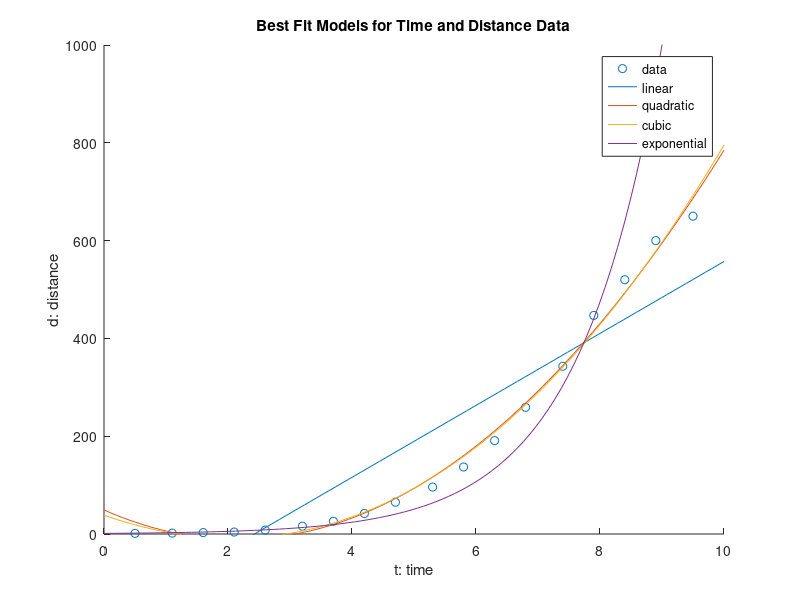

MATLAB code for this plot:
%%problen 3
%input data
t = [0.5,1.1,1.6,2.1,2.6,3.2,3.7,4.2,4.7,5.3,5.8,6.3,6.8,7.4,7.9,8.4,8.9,9.5];
d = [1.3,1.8,2.9,4,8,16,26,42,65,96,137,191,259,343,447,520,600,650];
m = length(t);
%% part A
%finding linear coefficients
lb =[sum(d);sum(d.*t)];
lA = [m,sum(t);sum(t),sum(t.^2)];
la = lA\lb;
l0 = la(1);
l1 = la(2);

lin = @(t) l0 + t.*l1;

% finding quadratic coefficients
qA = [m,sum(t),sum(t.^2);sum(t),sum(t.^2),sum(t.^3);sum(t.^2),sum(t.^3),sum(t.^4)];
qb = [sum(d);sum(d.*t);sum(d.*(t.^2))];
qa = qA\qb;
q0 = qa(1);
q1 = qa(2);
q2 = qa(3);
quad = @(t) q0 + q1*t + q2*t.^2;

% finding cubic coefficients;
cA = [m,sum(t),sum(t.^2),sum(t.^3);sum(t),sum(t.^2),sum(t.^3),sum(t.^4);sum(t.^2),sum(t.^3),sum(t.^4),sum(t.^5);sum(t.^3),sum(t.^4),sum(t.^5),sum(t.^6);];
cb = [sum(d);sum(d.*t);sum(d.*(t.^2));sum(d.*(t.^3))];
ca = cA\cb;

c0 = ca(1);
c1 = ca(2);
c2 = ca(3);
c3 = ca(4);

cubic = @(t) c0 + c1*t + c2*t.^2 + c3*t.^3;

% finding exponential exponents
dPrime = log(d);
eb = [sum(dPrime);sum(dPrime.*t)];
eA = [m, sum(t); sum(t), sum(t.^2)];
ea = eA\eb;
e0 = ea(1);
e1 = ea(2);
b = exp(e0);
a = e1;

ex = @(t) b*exp(t.*a);


%% part B
% plotting part A
figure(1)
x = linspace(0,10);
ylin = lin(x);
yquad = quad(x);
ycubic = cubic(x);
yexp = ex(x);

scatter(t,d);
hold on
hold on
ylim([0,1000])
xlim([0,10])
hold on
plot(x,ylin,x,yquad,x,ycubic,x,yexp)
hold on
legend('data','linear','quadratic','cubic','exponential')
title('Best Fit Models for Time and Distance Data')
xlabel('t: time')
ylabel('d: distance')
%% Part C
%BF stands for best fit

% linear polyfit
pLin = polyfit(t,d,1);
l1BF = pLin(1);
l0BF = pLin(2);
linBF = @(t) l0BF + t.*l1BF;
sumLin = d - linBF(t);
rmsLin = sqrt((1/m)*sum(sumLin.^2));

% quadratic polyfit
pQuad = polyfit(t,d,2);
q2BF = pQuad(1);
q1BF = pQuad(2);
q0BF = pQuad(3);
quadBF = @(t) q0BF + q1BF*t + q2BF*t.^2;
sumQuad = d - quadBF(t);
rmsQuad = sqrt((1/m)*sum(sumQuad.^2));
% cubic polyfit
pCubic = polyfit(t,d,3);
c3BF = pCubic(1);
c2BF = pCubic(2);
c1BF = pCubic(3);
c0BF = pCubic(4);
cubicBF = @(t) c0BF + c1BF*t + c2BF*t.^2 + c3BF*t.^3;
sumCubic = d - cubicBF(t);
rmsCubic = sqrt((1/m)*sum(sumCubic.^2));
% exponential polyfit
pExp = polyfit(t,dPrime,1);
e1BF = pExp(1);
e0BF = pExp(2);
aBF = exp(e0BF);
bBF = e1BF;
exBF = @(t) b*exp(a*t);
sumExp = d - linBF(t);
rmsExp = sqrt((1/m)*sum(sumExp.^2));
